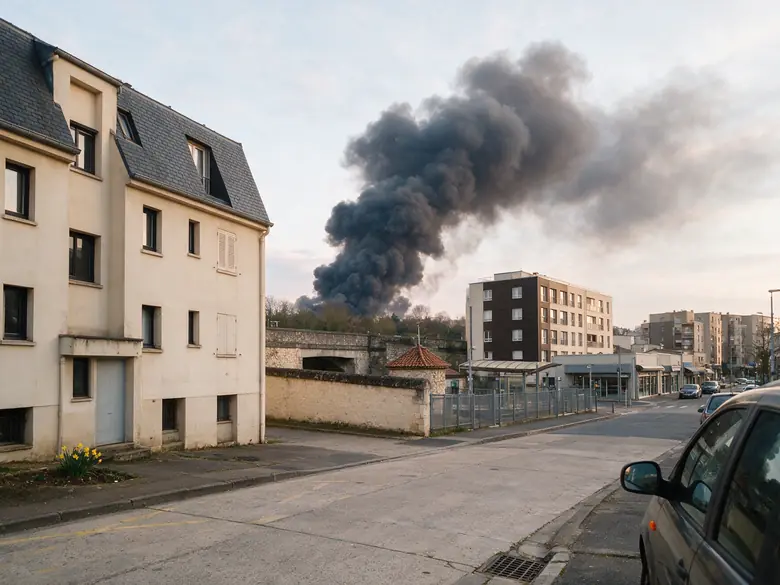
#> input picture prototype/src/alertes/a1-1.webp, 780 x 585 px
$ python fetch_onboarding_photos.py ../prototype/src/alertes/a1-1.webp ../prototype/src/alertes/a1-2.webp ../prototype/src/alertes/a1-2.webp
#> lines starting #> are read from the running program, lines starting #| are printed output that depends on the picture
#!/usr/bin/env python3
"""Importe les 3 photos des pages de présentation (générées avec Magnific, d'après le flow Citizen).

Chaque source est une URL (lien de téléchargement Magnific) ou un fichier local (PNG, JPG, WebP).
Les originaux sont gardés dans docs/brand/onboarding/. Les images sont recadrées au format de la zone
photo des pages (390 × 574, soit 68 % de l'écran, ×2), compressées en WebP et écrites dans
prototype/src/onboarding/slide-{1,2,3}.webp ; tools/build_prototype.py les embarque ensuite.

Usage : python3 tools/fetch_onboarding_photos.py <source-page-1> <source-page-2> <source-page-3>
        python3 tools/build_prototype.py
"""
import io
import sys
import urllib.request
from pathlib import Path

from PIL import Image

ROOT = Path(__file__).resolve().parent.parent
OUT = ROOT / "prototype/src/onboarding"
W, H = 780, 1148  # zone photo : 390 × 574 (68 % de 844) en densité 2


def load(src: str) -> Image.Image:
#> called with src = '../prototype/src/alertes/a1-1.webp'
    if src.startswith("http"):
        with urllib.request.urlopen(src, timeout=60) as r:
            return Image.open(io.BytesIO(r.read()))
    return Image.open(src)
#> returned value is the input picture: PIL image 780x585 RGB; mean R, G, B 151.8, 145.9, 140.2


def cover(im: Image.Image) -> Image.Image:
    im = im.convert("RGB")
    k = max(W / im.width, H / im.height)
#> k = 1.96
    im = im.resize((round(im.width * k), round(im.height * k)), Image.LANCZOS)
    x, y = (im.width - W) // 2, int((im.height - H) * 0.35)  # léger biais vers le haut (ciel, monument)
#> x = 375; y = 0
    return im.crop((x, y, x + W, y + H))
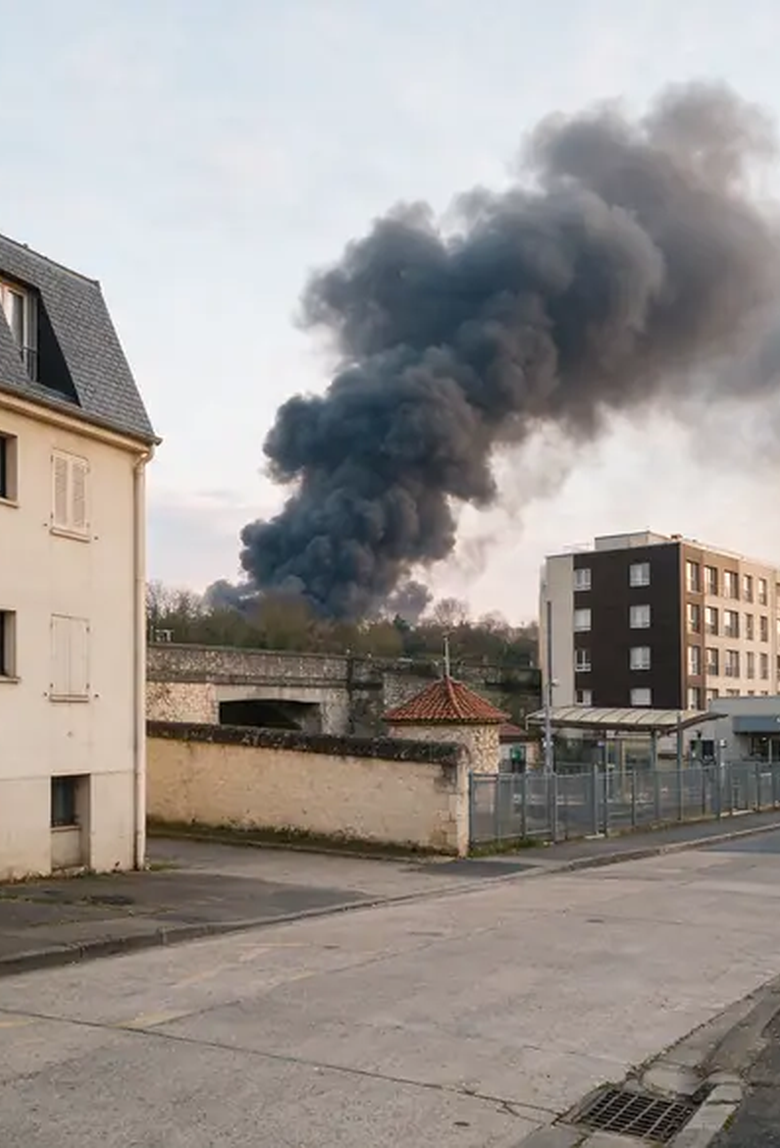
#> returned value: PIL image 780x1148 RGB; mean R, G, B 155, 149.3, 145.3


def main() -> None:
    if len(sys.argv) != 4:
        sys.exit(__doc__)
    OUT.mkdir(parents=True, exist_ok=True)
    for n, src in enumerate(sys.argv[1:], 1):
        path = OUT / f"slide-{n}.webp"
        cover(load(src)).save(path, "WEBP", quality=74, method=6)
        print(f"{path.relative_to(ROOT)} : {path.stat().st_size // 1024} Ko")
#> pass 2 of the loop in main, `for n, src in enumerate(sys.argv[1:], 1):`:
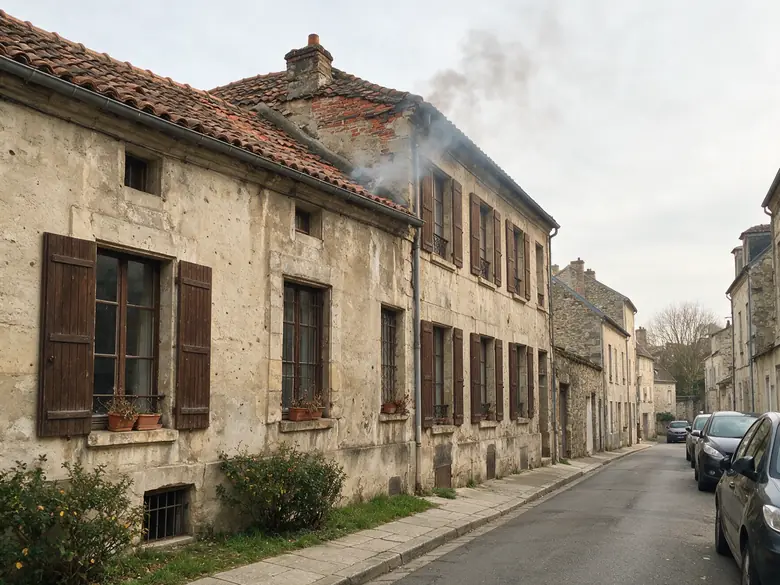
#> input picture prototype/src/alertes/a1-2.webp, 780 x 585 px
#> in load, returned value is the input picture: PIL image 780x585 RGB; mean R, G, B 149.6, 140.5, 126
#> in cover (call 2), `return im.crop((x, y, x + W, y + H))`:
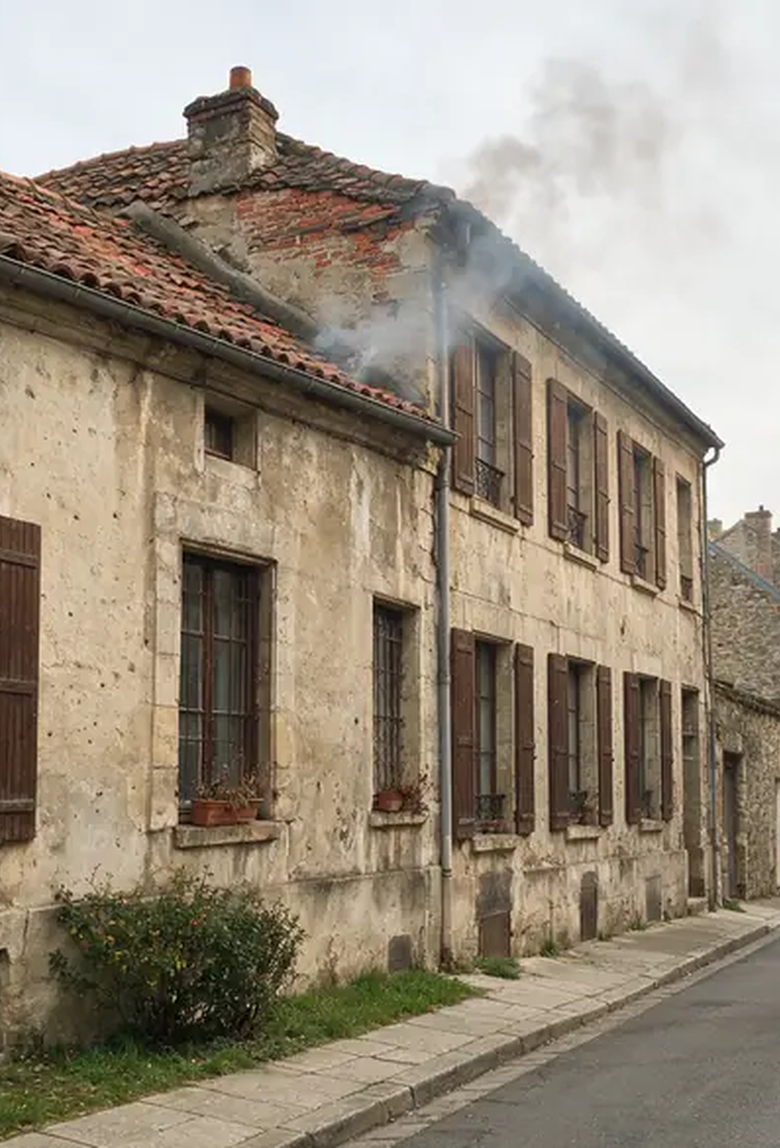
#> returned value: PIL image 780x1148 RGB; mean R, G, B 151.2, 140.2, 123.8


if __name__ == "__main__":
    main()
